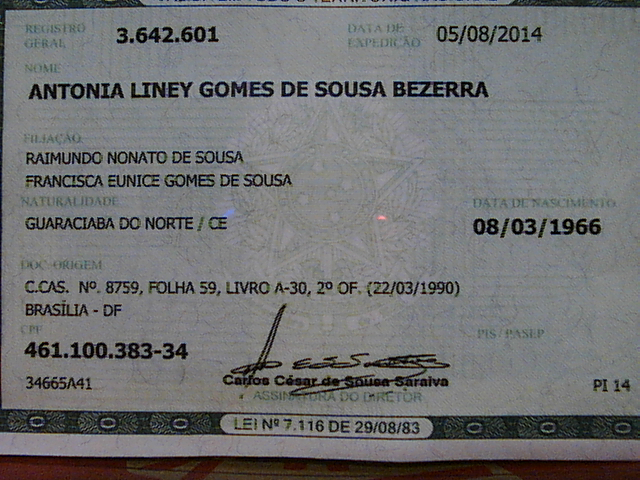
//> input picture 2_PCS/foto3.jpg, 640 x 480 px
$ ./identificar   (built with g++ and OpenCV 4)
//> lines starting //> are read from the running program, lines starting //| are printed output that depends on the picture
//Arquivo salvo em tesseract.cpp
// CARREGA IMAGEM E EXPOE NA JANELA
#include <stdio.h>

#include <stddef.h>

#include <stdlib.h>
#include <opencv2/core.hpp>
#include <opencv2/imgcodecs.hpp>
#include <opencv2/highgui.hpp>
#include <iostream>
#include <string>
using namespace cv;
using namespace std;
int main( int argc, char** argv )
{
    String imageName( "foto3.jpg" ); // BUSCAR A IMAGEM
    if( argc > 1)
    {
        imageName = argv[1];
    }
    Mat image;
    image = imread( imageName, IMREAD_GRAYSCALE ); // LER A IMAGEM EM ESCALAS D$
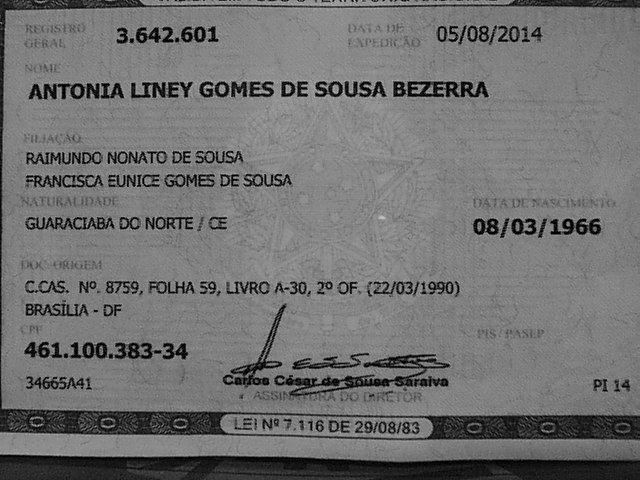
//> image: 480 rows x 640 cols, CV_8UC1; min 0, max 198, mean 113.4
    if( image.empty() )                      // CHECA SE O ARQUIVO É VÁLIDO
    {
        cout <<  "Nao foi possivel abrir ou encontrar o arquivo" << std::endl ;
        return -1;
    }
// Especificar a localização da ROI, assumindo que:
// x,y = (190,230)
// largura, altura = (260, 60)
//-------------------------------------------------------------
// roi_1 é o corte do numero de identidade
        cv::Rect roi_1 = cv::Rect(101, 10, 150, 45);
// roi_2 é o corte do nome
        cv::Rect roi_2 = cv::Rect(23, 45, 475, 65);
// roi_3 é o corte dos nomes dos pais do cidadao
        cv::Rect roi_3 = cv::Rect(10, 129, 365, 57);
// roi_4 é o corte da data de nascimento
        cv::Rect roi_4 = cv::Rect(465, 198, 150, 40);
// roi_5 é o corte do CPF
        cv::Rect roi_5 = cv::Rect(3, 325, 201 ,35);

//-----------------------------------------------------------------------------$
// Criar uma nova imagem a partir da ROI setada na imagem original:
        cv::Mat sub_img1 = image(roi_1);
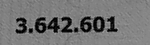
//> sub_img1: 45 rows x 150 cols, CV_8UC1; min 0, max 165, mean 115.7
        cv::Mat sub_img2 = image(roi_2);
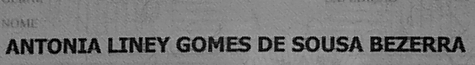
//> sub_img2: 65 rows x 475 cols, CV_8UC1; min 0, max 184, mean 119.3
        cv::Mat sub_img3 = image(roi_3);
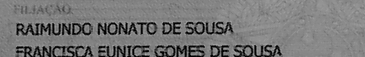
//> sub_img3: 57 rows x 365 cols, CV_8UC1; min 0, max 176, mean 118.3
        cv::Mat sub_img4 = image(roi_4);
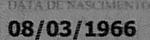
//> sub_img4: 40 rows x 150 cols, CV_8UC1; min 0, max 162, mean 103.7
        cv::Mat sub_img5 = image(roi_5);
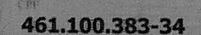
//> sub_img5: 35 rows x 201 cols, CV_8UC1; min 0, max 152, mean 104

// [8 lines of commented-out code are left out]
        cv::imwrite("rg.jpg", sub_img1);
        cv::imwrite("nome.jpg", sub_img2);
        cv::imwrite("pais.jpg", sub_img3);
        cv::imwrite("data_nasc.jpg", sub_img4);
        cv::imwrite("cpf.jpg", sub_img5);
//---------------------------------------------------------------
// APLICANDO O TESSERACT

        system("tesseract rg.jpg rg");
        printf("\n");
        system("cat rg.txt");

        system("tesseract nome.jpg nome");
        printf("\n");
        system("cat nome.txt");

        system("tesseract pais.jpg pais");
        printf("\n");
        system("cat pais.txt");

        system("tesseract data_nasc.jpg data_nasc");
        printf("\n");
        system("cat data_nasc.txt");

        system("tesseract cpf.jpg cpf");
        printf("\n");
        system("cat cpf.txt");

        return 0;
}
//Rect region_of_interest = Rect(x, y, w, h);
//Mat image_roi = image(region_of_interest);

$ run again, with 2_PCS/foto1.jpg copied over 2_PCS/foto3.jpg
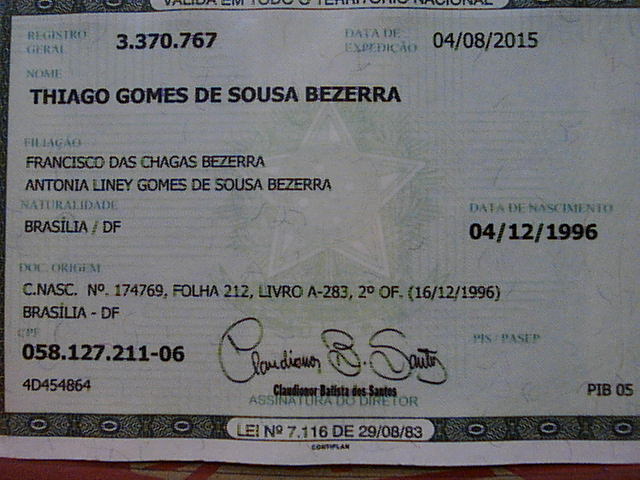
//> input picture 2_PCS/foto1.jpg, 640 x 480 px
//> `cv::Mat sub_img2 = image(roi_2);`:
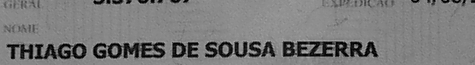
//> sub_img2: 65 rows x 475 cols, CV_8UC1; min 0, max 186, mean 121.9
//> `cv::Mat sub_img5 = image(roi_5);`:
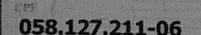
//> sub_img5: 35 rows x 201 cols, CV_8UC1; min 0, max 164, mean 106.1
